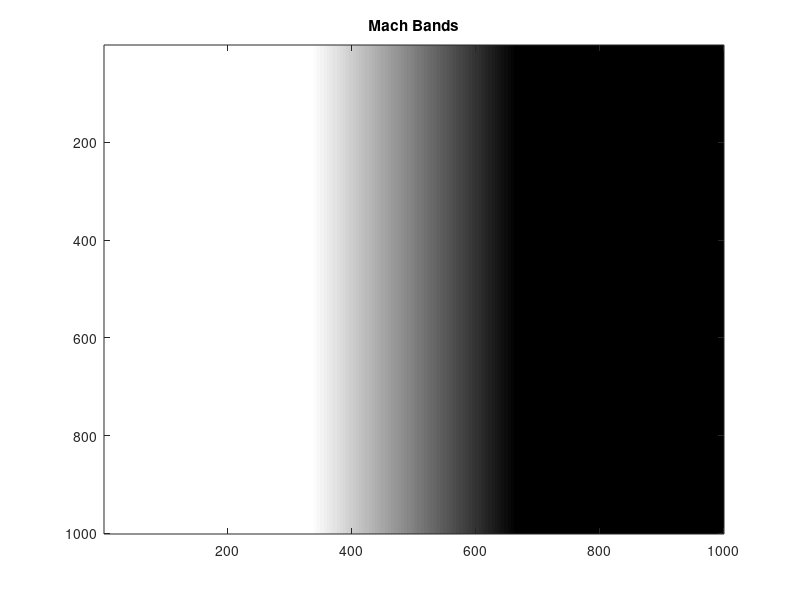
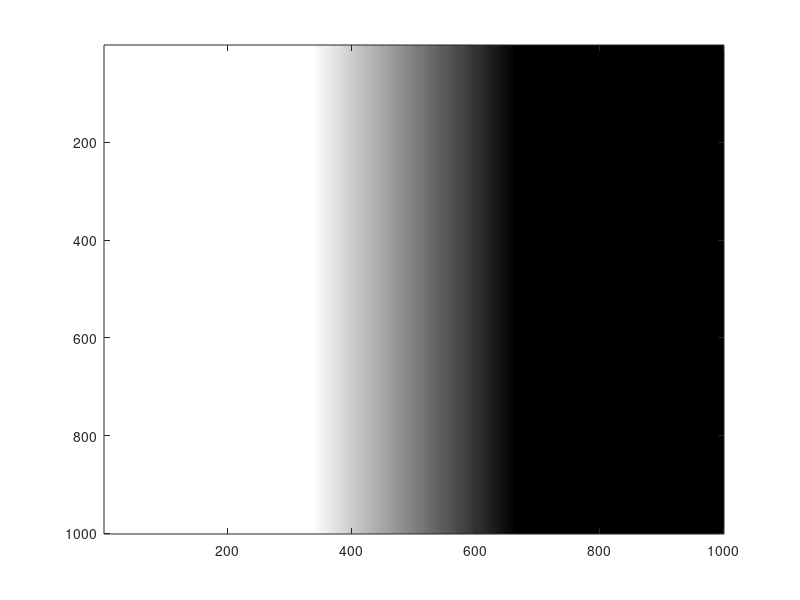
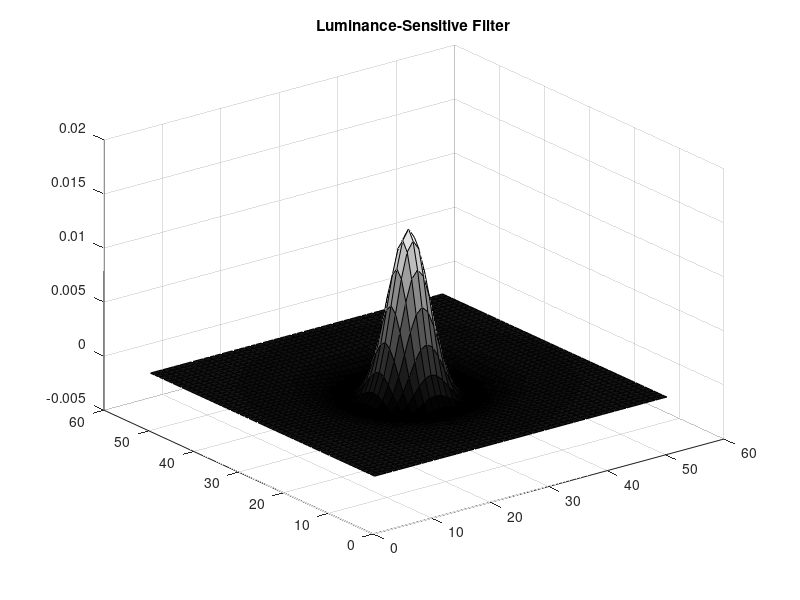
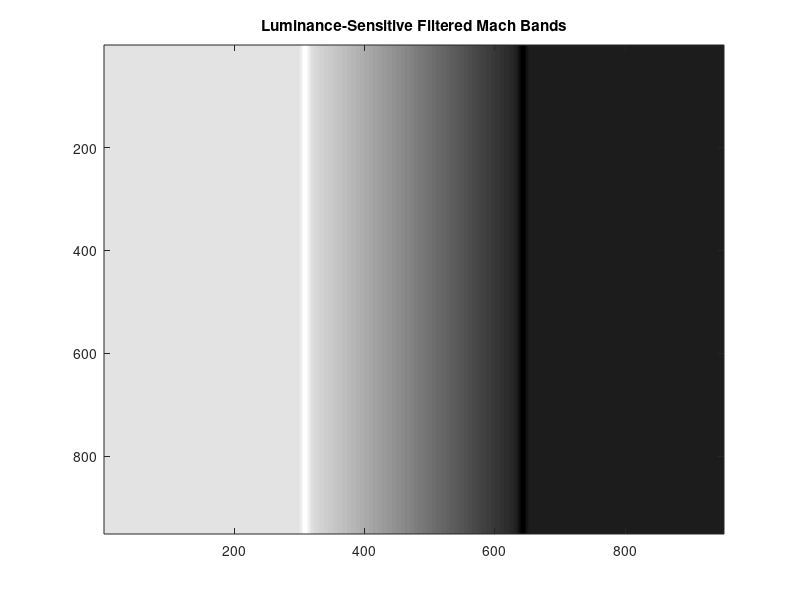

Reproduce these figures in MATLAB, in order. (Note: this script raises an error after producing the figures.)
clear all

%% Make mach band image

sz = 1000;
slope = -.003;
[x,y]=meshgrid(-sz/2:sz/2,-sz/2:sz/2);
im_mach = max(-.5,min(.5,x*slope));

imagesc(im_mach)
colormap gray
title('Mach Bands');


%% Create and plot DoG filter

dog = fspecial('gaussian',51,3)-fspecial('gaussian',51,7);                  %Subtract two 51x51 gaussians
figure
surf(dog)                                                                   %Surface plot
colormap gray
title('Difference of Gaussians Filter');

%% Convolve image and plot the result

imagesc(im_mach)
figure
res = conv2(im_mach,dog,'valid');                                           %2D convolution of image and filter

imagesc(res)                                                                %Plot
colormap gray
title('Filtered Mach Bands');

dog2=dog+.00001;                                                            %Luminance-sensitive fulter
surf(dog2);
title('Luminance-Sensitive Filter');
colormap gray
res2=conv2(im_mach,dog2,'valid');

figure
imagesc(res2)
colormap gray
title('Luminance-Sensitive Filtered Mach Bands');


%% Create checkerboard image

sz = 1000;
stripe_width = 10;
num_stripes = 10;

im_cb = -.5*ones(sz,sz);

for c = round(linspace(1,sz,num_stripes))
    %%c
    im_cb(c:c+stripe_width,:) = .5;
    im_cb(:,c:c+stripe_width) = .5;
end

figure
imagesc(im_cb)
colormap gray
title('Checkerboard');

% Convolve image and plot the result

rescheck = conv2(im_cb,dog,'valid');

figure
imagesc(rescheck)
colormap gray
title('Filtered Checkerboard');

dog3=fspecial('gaussian',51,.5)-fspecial('gaussian',51,1);                  %Higher resolution filter
resfovea=conv2(im_cb,dog3,'valid');
figure
surf(dog3)
colormap gray
title('Higher Resolution Filter');

figure
imagesc(resfovea)
colormap gray
title('Higher Resolution Filtered Checkerboard');

%% Load built-in natural image
im_natural = double(rgb2gray(imread('peppers.png')));
figure
imagesc(im_natural)
colormap gray
title('Peppers');

%% Convolve and plot the result

resnat1 = conv2(im_natural,dog,'valid');                                    %Convolve with first filter
figure
imagesc(resnat1)
colormap gray
title('Filtered Peppers');

resnat2 = conv2(im_natural,dog3,'valid');                                   %Convolve with second filter
figure
imagesc(resnat2)
colormap gray
title('Higher Resolution Filtered Checkerboard');